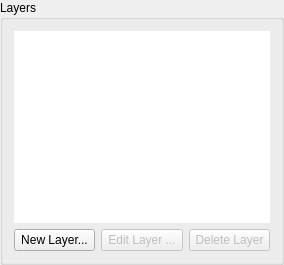
        <widget class="QGroupBox" name="grpLayers">
         <property name="enabled">
          <bool>true</bool>
         </property>
         <property name="minimumSize">
          <size>
           <width>0</width>
           <height>0</height>
          </size>
         </property>
         <property name="maximumSize">
          <size>
           <width>16777215</width>
           <height>16777215</height>
          </size>
         </property>
         <property name="title">
          <string>Layers</string>
         </property>
         <layout class="QVBoxLayout" name="verticalLayout_7">
          <item>
           <widget class="QTableView" name="layers">
            <property name="sizePolicy">
             <sizepolicy hsizetype="Preferred" vsizetype="Preferred">
              <horstretch>0</horstretch>
              <verstretch>0</verstretch>
             </sizepolicy>
            </property>
            <property name="contextMenuPolicy">
             <enum>Qt::CustomContextMenu</enum>
            </property>
            <property name="frameShape">
             <enum>QFrame::NoFrame</enum>
            </property>
            <property name="selectionMode">
             <enum>QAbstractItemView::SingleSelection</enum>
            </property>
            <property name="selectionBehavior">
             <enum>QAbstractItemView::SelectRows</enum>
            </property>
            <property name="showGrid">
             <bool>false</bool>
            </property>
            <attribute name="horizontalHeaderStretchLastSection">
             <bool>true</bool>
            </attribute>
            <attribute name="verticalHeaderVisible">
             <bool>false</bool>
            </attribute>
            <attribute name="verticalHeaderDefaultSectionSize">
             <number>27</number>
            </attribute>
           </widget>
          </item>
          <item>
           <layout class="QHBoxLayout" name="horizontalLayout_6">
            <item>
             <widget class="QPushButton" name="btnNewLayer">
              <property name="sizePolicy">
               <sizepolicy hsizetype="Preferred" vsizetype="Fixed">
                <horstretch>0</horstretch>
                <verstretch>0</verstretch>
               </sizepolicy>
              </property>
              <property name="text">
               <string>New Layer...</string>
              </property>
              <property name="icon">
               <iconset resource="../resource/resource.qrc">
                <normaloff>:/16x16_ico_png/add.png</normaloff>:/16x16_ico_png/add.png</iconset>
              </property>
             </widget>
            </item>
            <item>
             <widget class="QPushButton" name="btnEditLayer">
              <property name="enabled">
               <bool>false</bool>
              </property>
              <property name="sizePolicy">
               <sizepolicy hsizetype="Preferred" vsizetype="Fixed">
                <horstretch>0</horstretch>
                <verstretch>0</verstretch>
               </sizepolicy>
              </property>
              <property name="text">
               <string>Edit Layer ...</string>
              </property>
              <property name="icon">
               <iconset resource="../resource/resource.qrc">
                <normaloff>:/16x16_ico_png/edit.png</normaloff>:/16x16_ico_png/edit.png</iconset>
              </property>
             </widget>
            </item>
            <item>
             <widget class="QPushButton" name="btnDeleteLayer">
              <property name="enabled">
               <bool>false</bool>
              </property>
              <property name="sizePolicy">
               <sizepolicy hsizetype="Preferred" vsizetype="Fixed">
                <horstretch>0</horstretch>
                <verstretch>0</verstretch>
               </sizepolicy>
              </property>
              <property name="text">
               <string>Delete Layer</string>
              </property>
              <property name="icon">
               <iconset resource="../resource/resource.qrc">
                <normaloff>:/16x16_ico_png/delete.png</normaloff>:/16x16_ico_png/delete.png</iconset>
              </property>
             </widget>
            </item>
           </layout>
          </item>
         </layout>
        </widget>
